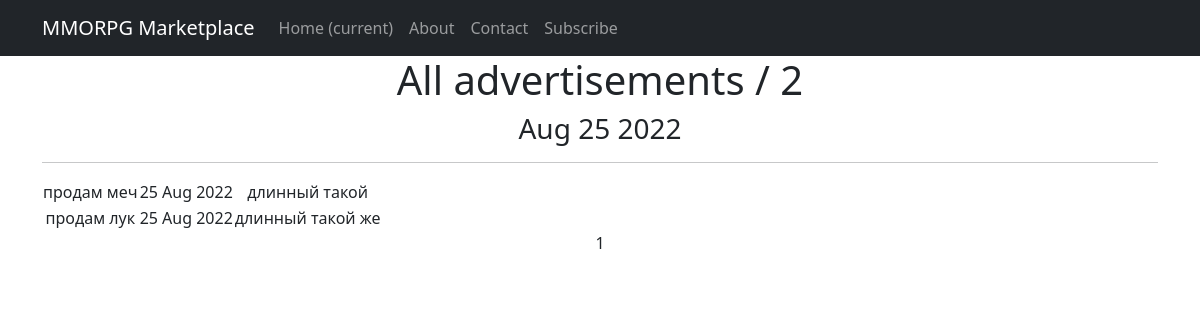
The app's page /forum/ with its own data.
### forum/models.py (models this page shows, shortened)
class Adv(models.Model):
    TANKS = 'Танки'
    HEALERS = 'Хилы'
    DMG = 'ДД'
    TRADERS = 'Торговцы'
    GUILDMASTERS = 'Гилдмастеры'
    QUESTGIVERS = 'Квестгиверы'
    SMITHS = 'Кузнецы'
    LEATHERMEN = 'Кожевники'
    POTIONMAKERS = 'Зельевары'
    WIZARDS = 'Мастера заклинаний'
    guild_types = [
        (TANKS, 'Танки'), (HEALERS, 'Хилы'), (DMG, 'ДД'), (TRADERS, 'Торговцы'),
        (GUILDMASTERS, 'Гилдмастеры'), (QUESTGIVERS, 'Квестгиверы'), (SMITHS, 'Кузнецы'),
        (LEATHERMEN, 'Кожевники'), (POTIONMAKERS, 'Зельевары'), (WIZARDS, 'Мастера заклинаний'),
    ]
    author = models.ForeignKey(User, on_delete=models.CASCADE)
    guild = models.CharField(max_length=64, choices=guild_types, default=TANKS)
    title = models.CharField(max_length=256)
    content = models.FileField()
    publishing_date = models.DateTimeField(auto_now_add=True)
    status = models.BooleanField(default=False)

### forum/views.py (the view)
# urls.py: path('', AdvList.as_view(), name='home'),
class AdvList(ListView):
    model = Adv
    ordering = "publishing_date"
    template_name = 'forum/advlist.html'
    context_object_name = 'advs'
    paginate_by = 10
    def get_context_data(self, *, object_list=None, **kwargs):
        context = super().get_context_data(**kwargs)
        context['time_now'] = datetime.utcnow()
        return context

### templates/forum/advlist.html (shortened to what this page needs)
{% extends 'default.html' %}
{% block content %}
<h1>All advertisements / {{ advs|length }}</h1>
<h3>{{ time_now|date:'M d Y' }}</h3>
<hr>
{% if advs %}
    <table>
        {% for adv in advs %}
        <tr>
            <td>{{ adv.title }}</td>
            <td>{{ adv.publishing_date|date:'j M Y' }}</td>
            <td>{{ adv.content|truncatechars:20 }}</td>
        </tr>
        {% endfor %}
    </table>
{% else %}
    <h2>No advs</h2>
{% endif %}
{{ page_obj.number }}
{% endblock content %}

### templates/default.html (shortened to what this page needs)
<!DOCTYPE html>
<html lang="en">
    <head>
        {% load static %}
        <link href="{% static 'css/styles.css' %}" rel="stylesheet" />
    </head>
    <body>
        <nav class="navbar navbar-expand-lg navbar-dark bg-dark static-top">
   <div class="container">
       <a class="navbar-brand" href="#">MMORPG Marketplace</a>
       <div class="collapse navbar-collapse" id="navbarResponsive">
           <ul class="navbar-nav ml-auto">
               <li class="nav-item active">
                   <a class="nav-link" href="/forum">Home
                       <span class="sr-only">(current)</span>
                   </a>
               </li>
               <li class="nav-item">
                   <a class="nav-link" href="/about/">About</a>
               </li>
               <li class="nav-item">
                   <a class="nav-link" href="/contacts/">Contact</a>
               </li>
               <li class="nav-item">
                   <a class="nav-link" href="/subscription/">Subscribe</a>
               </li>
           </ul>
       </div>
   </div>
</nav>
        <div class="container">
           <div class="row">
               <div class="col-lg-12 text-center">
                   {% block content %}
                   {% endblock content %}
               </div>
           </div>
        </div>
    </body>
</html>

### records on screen
Adv: title "продам меч", publishing_date "25 Aug 2022", content "длинный такой"
Adv: title "продам лук", publishing_date "25 Aug 2022", content "длинный такой же"

### other values on screen
{{ advs|length }} "2"
{{ time_now|date:'M d Y' }} "Aug 25 2022"
{{ page_obj.number }} "1"
